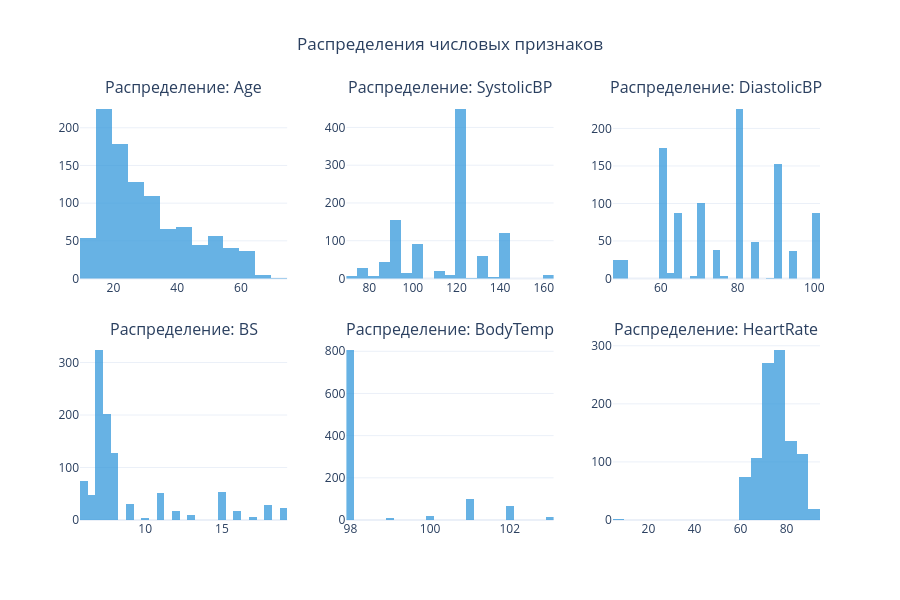

Notebook code for this chart:
### Markdown cell above
## 2. Распределения числовых признаков

### Code cell
numeric_cols = df.select_dtypes(include=np.number).columns.tolist()
print(f"Числовые признаки: {numeric_cols}")

fig = plot_numeric_distributions(df, numeric_cols)
fig.show()

### Figure 1 — Plotly figure (JSON) as saved in the notebook; plotly's stock layout.template omitted (floating-point values rounded to 4 significant figures; data arrays with more than 128 entries replaced by an {"elided": "..."} marker saying what was removed)
{"data": [{"hovertemplate": "<b>%{x}</b><br>Количество: %{y}<extra></extra>", "marker": {"color": "#3498db"}, "name": "Age", "nbinsx": 30, "opacity": 0.75, "type": "histogram", "x": {"elided": "1014 int values"}, "xaxis": "x", "yaxis": "y"}, {"hovertemplate": "<b>%{x}</b><br>Количество: %{y}<extra></extra>", "marker": {"color": "#3498db"}, "name": "SystolicBP", "nbinsx": 30, "opacity": 0.75, "type": "histogram", "x": {"elided": "1014 int values"}, "xaxis": "x2", "yaxis": "y2"}, {"hovertemplate": "<b>%{x}</b><br>Количество: %{y}<extra></extra>", "marker": {"color": "#3498db"}, "name": "DiastolicBP", "nbinsx": 30, "opacity": 0.75, "type": "histogram", "x": {"elided": "1014 int values"}, "xaxis": "x3", "yaxis": "y3"}, {"hovertemplate": "<b>%{x}</b><br>Количество: %{y}<extra></extra>", "marker": {"color": "#3498db"}, "name": "BS", "nbinsx": 30, "opacity": 0.75, "type": "histogram", "x": {"elided": "1014 float values"}, "xaxis": "x4", "yaxis": "y4"}, {"hovertemplate": "<b>%{x}</b><br>Количество: %{y}<extra></extra>", "marker": {"color": "#3498db"}, "name": "BodyTemp", "nbinsx": 30, "opacity": 0.75, "type": "histogram", "x": {"elided": "1014 float values"}, "xaxis": "x5", "yaxis": "y5"}, {"hovertemplate": "<b>%{x}</b><br>Количество: %{y}<extra></extra>", "marker": {"color": "#3498db"}, "name": "HeartRate", "nbinsx": 30, "opacity": 0.75, "type": "histogram", "x": {"elided": "1014 int values"}, "xaxis": "x6", "yaxis": "y6"}], "layout": {"annotations": [{"font": {"size": 16}, "showarrow": false, "text": "Распределение: Age", "x": 0.14, "xanchor": "center", "xref": "paper", "y": 1, "yanchor": "bottom", "yref": "paper"}, {"font": {"size": 16}, "showarrow": false, "text": "Распределение: SystolicBP", "x": 0.5, "xanchor": "center", "xref": "paper", "y": 1, "yanchor": "bottom", "yref": "paper"}, {"font": {"size": 16}, "showarrow": false, "text": "Распределение: DiastolicBP", "x": 0.86, "xanchor": "center", "xref": "paper", "y": 1, "yanchor": "bottom", "yref": "paper"}, {"font": {"size": 16}, "showarrow": false, "text": "Распределение: BS", "x": 0.14, "xanchor": "center", "xref": "paper", "y": 0.425, "yanchor": "bottom", "yref": "paper"}, {"font": {"size": 16}, "showarrow": false, "text": "Распределение: BodyTemp", "x": 0.5, "xanchor": "center", "xref": "paper", "y": 0.425, "yanchor": "bottom", "yref": "paper"}, {"font": {"size": 16}, "showarrow": false, "text": "Распределение: HeartRate", "x": 0.86, "xanchor": "center", "xref": "paper", "y": 0.425, "yanchor": "bottom", "yref": "paper"}], "height": 600, "showlegend": false, "title": {"text": "Распределения числовых признаков", "x": 0.5}, "xaxis": {"anchor": "y", "domain": [0, 0.28]}, "xaxis2": {"anchor": "y2", "domain": [0.36, 0.64]}, "xaxis3": {"anchor": "y3", "domain": [0.72, 1]}, "xaxis4": {"anchor": "y4", "domain": [0, 0.28]}, "xaxis5": {"anchor": "y5", "domain": [0.36, 0.64]}, "xaxis6": {"anchor": "y6", "domain": [0.72, 1]}, "yaxis": {"anchor": "x", "domain": [0.575, 1]}, "yaxis2": {"anchor": "x2", "domain": [0.575, 1]}, "yaxis3": {"anchor": "x3", "domain": [0.575, 1]}, "yaxis4": {"anchor": "x4", "domain": [0, 0.425]}, "yaxis5": {"anchor": "x5", "domain": [0, 0.425]}, "yaxis6": {"anchor": "x6", "domain": [0, 0.425]}}}
